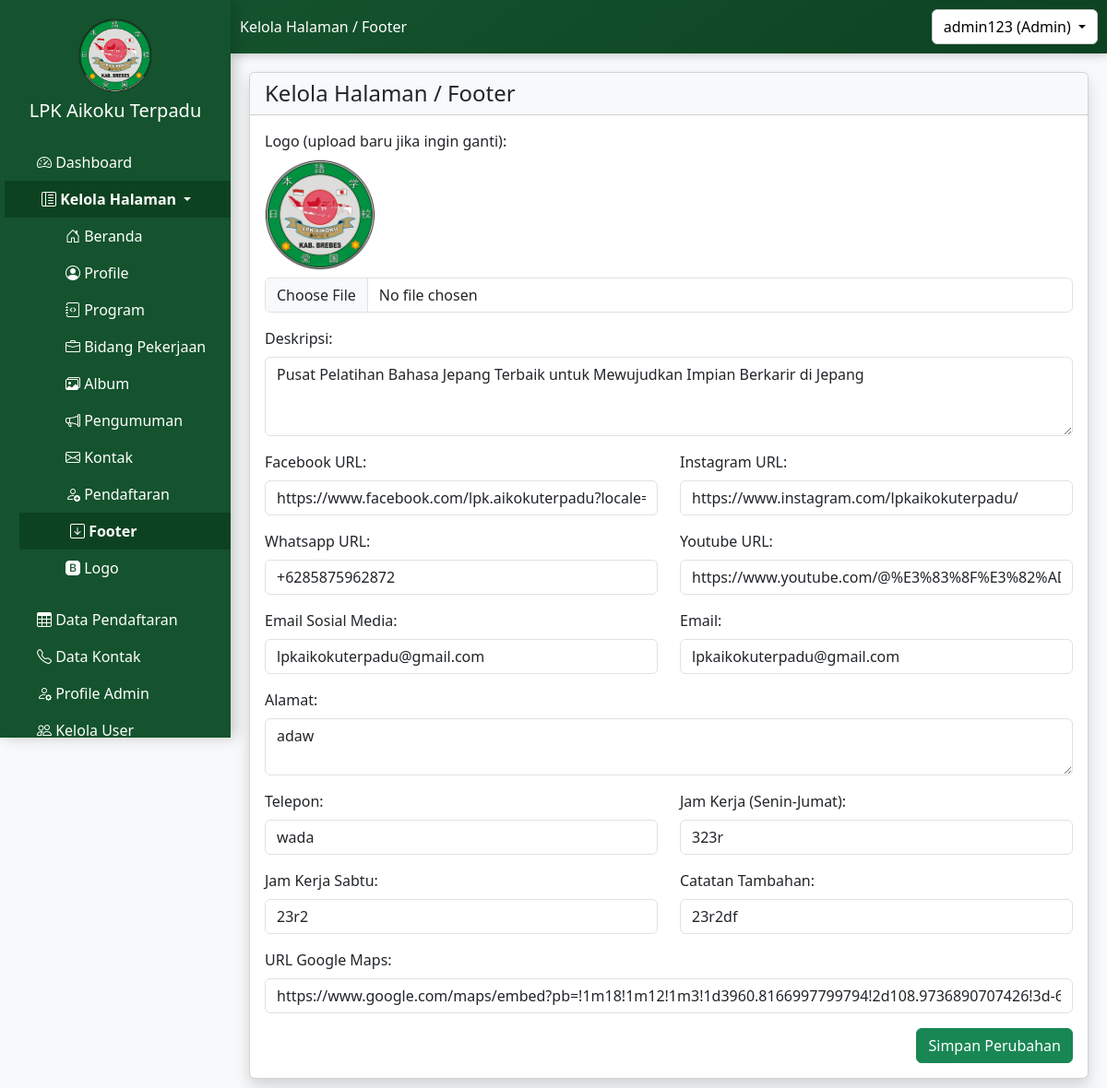
Page /admin/kelola_halaman/footer/footer_admin.php (signed in) on the earlier database version.
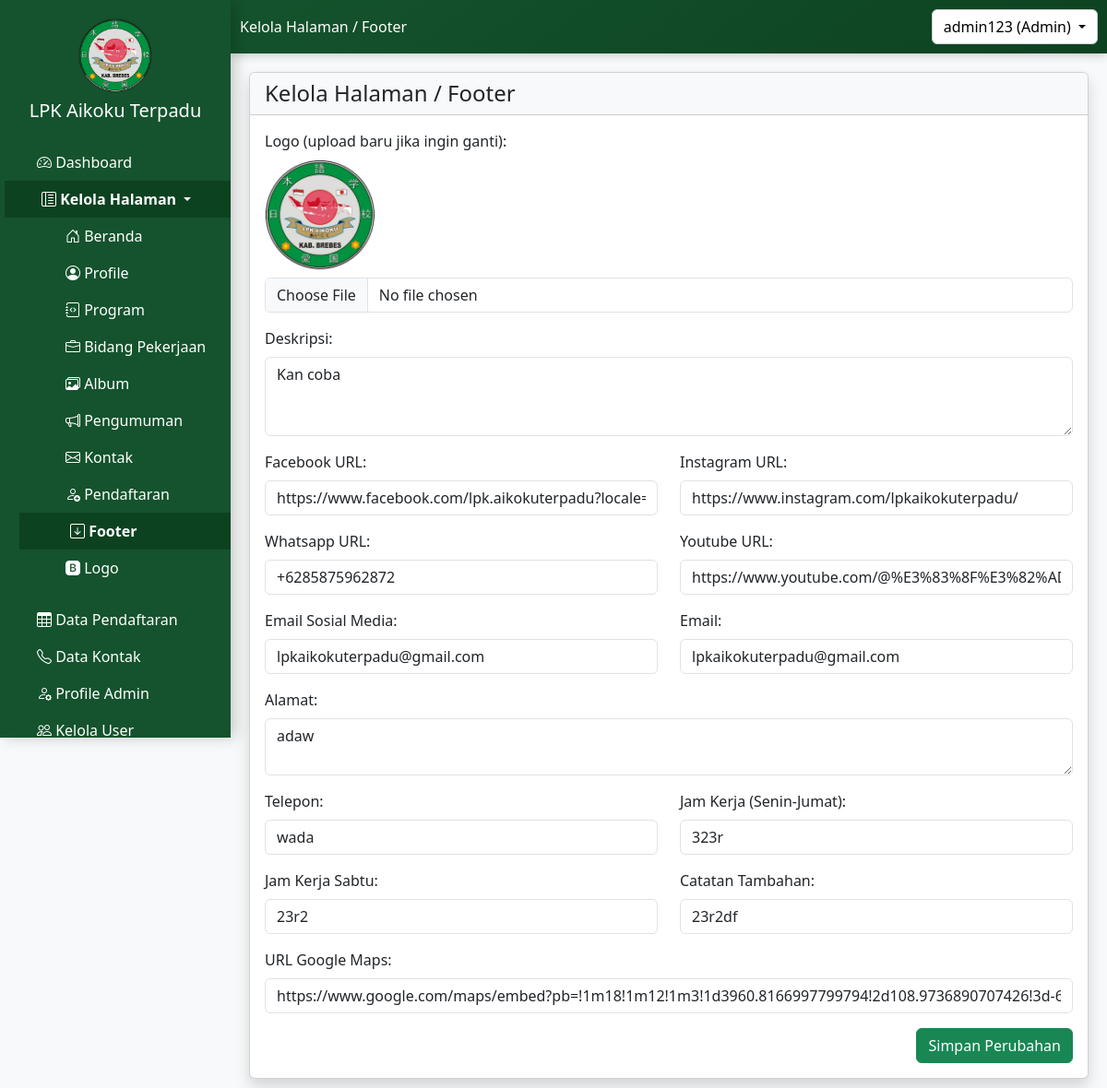
Same page on the later database version.
### tables this page shows
CREATE TABLE `tb_footer` (
  `id` int(11) NOT NULL,
  `logo` varchar(255) DEFAULT NULL,
  `deskripsi` text DEFAULT NULL,
  `facebook` varchar(255) DEFAULT NULL,
  `instagram` varchar(255) DEFAULT NULL,
  `whatsapp` varchar(255) DEFAULT NULL,
  `youtube` varchar(255) DEFAULT NULL,
  `email_sosmed` varchar(255) DEFAULT NULL,
  `email` varchar(255) DEFAULT NULL,
  `alamat` text DEFAULT NULL,
  `telepon` varchar(50) DEFAULT NULL,
  `jam_kerja` varchar(100) DEFAULT NULL,
  `jam_sabtu` varchar(100) DEFAULT NULL,
  `catatan` varchar(255) DEFAULT NULL,
  `maps_url` text DEFAULT NULL,
  `updated_at` timestamp NOT NULL DEFAULT current_timestamp() ON UPDATE current_timestamp()
);

### admin/kelola_halaman/footer/footer_admin.php (the view, shortened to what this page needs)
<?php
include '../../../includes/config.php';
$query = "SELECT * FROM tb_footer ORDER BY id DESC LIMIT 1";
$result = mysqli_query($mysqli, $query);
$footer = mysqli_fetch_assoc($result);
$pageTitle = "Kelola Halaman / Footer";
?>
<!DOCTYPE html>
<html lang="id">
<head>
</head>
<body class="bg-light">
    <?php include '../../../sidebar1.php'; ?>
    <div class="content">
        <div class="card shadow">
            <div class="card-header bg-light text-dark">
                <h4 class="mb-0"><?= $pageTitle ?></h4>
            </div>
            <div class="card-body">
                <form action="proses_update_footer.php" method="POST" enctype="multipart/form-data">
                    <div class="mb-3">
                        <label class="form-label">Logo (upload baru jika ingin ganti):</label><br>
                        <?php if (!empty($footer['logo'])): ?>
                            <img src="../../../uploads/<?= htmlspecialchars($footer['logo']) ?>" width="120" alt="Logo"
                                class="mb-2"><br>
                        <?php endif; ?>
                        <input type="file" name="logo" class="form-control">
                    </div>
                    <div class="mb-3">
                        <label class="form-label">Deskripsi:</label>
                        <textarea name="deskripsi" class="form-control"
                            rows="3"><?= htmlspecialchars($footer['deskripsi']) ?></textarea>
                    </div>
                    <div class="row">
                        <div class="col-md-6 mb-3">
                            <label class="form-label">Facebook URL:</label>
                            <input type="text" name="facebook" class="form-control"
                                value="<?= htmlspecialchars($footer['facebook']) ?>">
                        </div>
                        <div class="col-md-6 mb-3">
                            <label class="form-label">Instagram URL:</label>
                            <input type="text" name="instagram" class="form-control"
                                value="<?= htmlspecialchars($footer['instagram']) ?>">
                        </div>
                        <div class="col-md-6 mb-3">
                            <label class="form-label">Whatsapp URL:</label>
                            <input type="text" name="whatsapp" class="form-control"
                                value="<?= htmlspecialchars($footer['whatsapp']) ?>">
                        </div>
                        <div class="col-md-6 mb-3">
                            <label class="form-label">Youtube URL:</label>
                            <input type="text" name="youtube" class="form-control"
                                value="<?= htmlspecialchars($footer['youtube']) ?>">
                        </div>
                        <div class="col-md-6 mb-3">
                            <label class="form-label">Email Sosial Media:</label>
                            <input type="email" name="email_sosmed" class="form-control"
                                value="<?= htmlspecialchars($footer['email_sosmed']) ?>">
                        </div>
                        <div class="col-md-6 mb-3">
                            <label class="form-label">Email:</label>
                            <input type="email" name="email" class="form-control"
                                value="<?= htmlspecialchars($footer['email']) ?>">
                        </div>
                    </div>
                    <div class="mb-3">
                        <label class="form-label">Alamat:</label>
                        <textarea name="alamat" class="form-control"
                            rows="2"><?= htmlspecialchars($footer['alamat']) ?></textarea>
                    </div>
                    <div class="row">
                        <div class="col-md-6 mb-3">
                            <label class="form-label">Telepon:</label>
                            <input type="text" name="telepon" class="form-control"
                                value="<?= htmlspecialchars($footer['telepon']) ?>">
                        </div>
                        <div class="col-md-6 mb-3">
                            <label class="form-label">Jam Kerja (Senin-Jumat):</label>
                            <input type="text" name="jam_kerja" class="form-control"
                                value="<?= htmlspecialchars($footer['jam_kerja']) ?>">
                        </div>
                        <div class="col-md-6 mb-3">
                            <label class="form-label">Jam Kerja Sabtu:</label>
                            <input type="text" name="jam_sabtu" class="form-control"
                                value="<?= htmlspecialchars($footer['jam_sabtu']) ?>">
                        </div>
                        <div class="col-md-6 mb-3">
                            <label class="form-label">Catatan Tambahan:</label>
                            <input type="text" name="catatan" class="form-control"
                                value="<?= htmlspecialchars($footer['catatan']) ?>">
                        </div>
                    </div>
                    <div class="mb-3">
                        <label class="form-label">URL Google Maps:</label>
                        <input type="text" name="maps_url" class="form-control"
                            value="<?= htmlspecialchars($footer['maps_url']) ?>">
                    </div>
                    <div class="text-end">
                        <button type="submit" class="btn btn-success">Simpan Perubahan</button>
                    </div>
                </form>
            </div>
        </div>
    </div>
</body>
</html>

### sidebar1.php (shortened to what this page needs)
<?php
function isActive($page)
{
    return strpos($_SERVER['REQUEST_URI'], $page) !== false ? 'active' : '';
}
?>
<?php
function isDropdownActive($pages = [])
{
    foreach ($pages as $page) {
        if (strpos($_SERVER['REQUEST_URI'], $page) !== false) {
            return 'show';
        }
    }
    return '';
}
?>
<!DOCTYPE html>
<html lang="id">
<head>
    <link href="https://cdn.jsdelivr.net/npm/bootstrap@5.3.0/dist/css/bootstrap.min.css" rel="stylesheet">
    <link href="https://cdn.jsdelivr.net/npm/bootstrap-icons/font/bootstrap-icons.css" rel="stylesheet">
    <link rel="stylesheet" href="https://cdnjs.cloudflare.com/ajax/libs/font-awesome/6.5.0/css/all.min.css">
</head>
<body>
    <div class="sidebar" id="sidebar">
        <div class="text-center mb-4">
            <img src="/pendaftaran/img/logo.png" alt="Logo LPK" class="img-fluid" style="width: 80px; height: auto;">
            <h5 class="mt-2">LPK Aikoku Terpadu</h5>
        </div>
        <a href="/pendaftaran/admin/dashboard/dashboard_admin.php" onclick="changeTitle('Dashboard')"
            class="text-white d-block px-3 py-2 <?php echo isActive('dashboard_admin.php'); ?>">
            <i class="bi bi-speedometer2"></i> Dashboard
        </a>
        <div class="dropdown">
            <a class="dropdown-toggle text-white d-block px-3 py-2 <?php echo isDropdownActive([
                'beranda_admin.php',
                'profile_admin.php',
                'program_admin.php',
                'album_admin.php',
                'job_admin.php',
                'pengumuman_admin.php',
                'kontak_admin.php',
                'pendaftaran_admin.php',
                'footer_admin.php',
                'logo_admin.php'
            ]) ? 'active' : ''; ?>" href="#" role="button" id="kelolaHalamanDropdown" data-bs-toggle="collapse"
                data-bs-target="#kelolaHalamanMenu">
                <i class="bi bi-layout-text-sidebar-reverse"></i> Kelola Halaman
            </a>
            <div class="collapse <?php echo isDropdownActive([
                'beranda_admin.php',
                'profile_admin.php',
                'program_admin.php',
                'album_admin.php',
                'job_admin.php',
                'pengumuman_admin.php',
                'kontak_admin.php',
                'pendaftaran_admin.php',
                'footer_admin.php',
                'logo_admin.php'
            ]); ?>" id="kelolaHalamanMenu">
                <ul class="list-unstyled ms-3">
                    <li><a class="text-white d-block px-3 py-2 <?php echo isActive('beranda_admin.php'); ?>"
                            href="/pendaftaran/admin/kelola_halaman/beranda/beranda_admin.php"
                            onclick="changeTitle('Beranda')">
                            <i class="bi bi-house-door"></i> Beranda</a></li>
                    <li><a class="text-white d-block px-3 py-2 <?php echo isActive('profile_admin.php'); ?>"
                            href="/pendaftaran/admin/kelola_halaman/profile/profile_admin.php"
                            onclick="changeTitle('Profile')">
                            <i class="bi bi-person-circle"></i> Profile</a></li>
                    <li><a class="text-white d-block px-3 py-2 <?php echo isActive('program_admin.php'); ?>"
                            href="/pendaftaran/admin/kelola_halaman/program/program_admin.php"
                            onclick="changeTitle('Program')">
                            <i class="bi bi-journal-code"></i> Program</a></li>
                    <li><a class="text-white d-block px-3 py-2 <?php echo isActive('job_admin.php'); ?>"
                            href="/pendaftaran/admin/kelola_halaman/jobs/job_admin.php" onclick="changeTitle('Job')">
                            <i class="bi bi-briefcase"></i> Bidang Pekerjaan</a></li>
                    <a class="text-white d-block px-3 py-2 <?php echo isActive('album_admin.php'); ?>"
                        href="/pendaftaran/admin/kelola_halaman/album/album_admin.php" onclick="changeTitle('Album')">
                        <i class="bi bi-images"></i> Album
                    </a>
                    <li><a class="text-white d-block px-3 py-2 <?php echo isActive('pengumuman_admin.php'); ?>"
                            href="/pendaftaran/admin/kelola_halaman/pengumuman/pengumuman_admin.php"
                            onclick="changeTitle('Pengumuman')">
                            <i class="bi bi-megaphone"></i> Pengumuman</a></li>
                    <li><a class="text-white d-block px-3 py-2 <?php echo isActive('kontak_admin.php'); ?>"
                            href="/pendaftaran/admin/kelola_halaman/kontak/kontak_admin.php"
                            onclick="changeTitle('Kontak')">
                            <i class="bi bi-envelope"></i> Kontak</a></li>
                    <li><a class="text-white d-block px-3 py-2 <?php echo isActive('pendaftaran_admin.php'); ?>"
                            href="/pendaftaran/admin/kelola_halaman/pendaftaran/pendaftaran_admin.php"
                            onclick="changeTitle('Pendaftaran')">
                            <i class="bi bi-person-add"></i> Pendaftaran</a></li>
                    <li><a class="text-white d-block px-3 py-2 <?php echo isActive('footer_admin.php'); ?>"
                            href="/pendaftaran/admin/kelola_halaman/footer/footer_admin.php"
                            onclick="changeTitle('footer')">
                            <i class="bi bi-arrow-down-square"></i> Footer</a></li>
                    <li><a class="text-white d-block px-3 py-2 <?php echo isActive('logo_admin.php'); ?>"
                            href="/pendaftaran/admin/kelola_halaman/logo/logo_admin.php" onclick="changeTitle('Logo')">
                            <i class="bi bi-bootstrap-fill"></i> Logo
                        </a></li>
                </ul>
            </div>
        </div>
        <a href="/pendaftaran/admin/data_pendaftar/data_pendaftaran.php" onclick="changeTitle('Data Pendaftaran')"
            class="text-white d-block px-3 py-2 <?php echo isActive('data_pendaftaran.php'); ?>">
            <i class="bi bi-table"></i> Data Pendaftaran
        </a>
        <a href="/pendaftaran/admin/kontak_masuk/data_kontak.php" onclick="changeTitle('Data Kontak')"
            class="text-white d-block px-3 py-2 <?php echo isActive('data_kontak.php'); ?>">
            <i class="bi bi-telephone"></i> Data Kontak
        </a>
        <a href="/pendaftaran/admin/profile/profile_admin_pw.php" onclick="changeTitle('Profile Admin')"
            class="text-white d-block px-3 py-2 <?php echo isActive('profile_admin_pw.php'); ?>">
            <i class="bi bi-person-gear"></i> Profile Admin
        </a>
        <a href="/pendaftaran/admin/user/kelola_user.php" onclick="changeTitle('Kelola User')"
            class="text-white d-block px-3 py-2 <?php echo isActive('kelola_user.php'); ?>">
            <i class="bi bi-people"></i> Kelola User
        </a>
    </div>
    <div class="header">
        <span id="page-title"><?php echo isset($pageTitle) ? $pageTitle : "Dashboard"; ?></span>
        <div class="dropdown">
            <button class="btn btn-dark dropdown-toggle" type="button" id="userDropdown" data-bs-toggle="dropdown"
                aria-expanded="false">
                <?php echo $_SESSION['username']; ?> (<?php echo ucfirst($_SESSION['roles']); ?>)
            </button>
        </div>
    </div>
</body>
</html>

### sidebar1.php (style rules this page uses)
.sidebar { width: 250px; height: 100vh; position: fixed; top: 0; left: 0; background: #14532d; padding-top: 20px; color: white; z-index: 999; transition: left 0.3s ease-in-out; box-shadow: 5px 0 15px rgba(0, 0, 0, 0.2); overflow-y: auto; scrollbar-width: thin; }
.sidebar>a, #kelolaHalamanDropdown { padding-left: 40px !important; }
#kelolaHalamanMenu a { padding-left: 55px !important; }
.sidebar a { padding: 10px 30px; text-decoration: none; color: white; display: block; transition: background 0.3s, transform 0.3s; }
.header { background: linear-gradient(145deg, #14532d, #0d4221); color: white; padding: 10px; display: flex; justify-content: space-between; align-items: center; margin-left: 250px; box-shadow: 0 2px 10px rgba(0, 0, 0, 0.2); }
.btn-dark { background-color: white !important; color: black !important; border: 1px solid #ccc; }
.content { margin-left: 250px; padding: 20px; overflow-x: auto; max-width: calc(100vw - 250px); }
.sidebar a.active { background-color: #0d4221; font-weight: bold; transform: translateX(5px); }

Differences in the rows shown:
changed tb_footer "https://www.facebook.com/lpk.aikokuterpadu?locale=id_ID": deskripsi "Pusat Pelatihan Bahasa Jepang Terbaik untuk Mewujudkan Impian Berkarir di Jepang" → "Kan coba"
